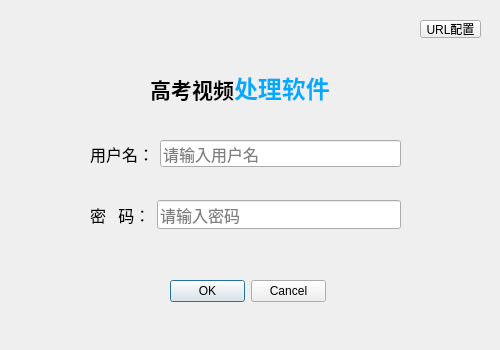
<?xml version="1.0" encoding="UTF-8"?>
<ui version="4.0">
 <class>LoginDialog</class>
 <widget class="QDialog" name="LoginDialog">
  <property name="geometry">
   <rect>
    <x>0</x>
    <y>0</y>
    <width>500</width>
    <height>350</height>
   </rect>
  </property>
  <property name="windowTitle">
   <string>高考视频处理软件</string>
  </property>
  <widget class="QDialogButtonBox" name="buttonLogin">
   <property name="geometry">
    <rect>
     <x>170</x>
     <y>280</y>
     <width>156</width>
     <height>23</height>
    </rect>
   </property>
   <property name="orientation">
    <enum>Qt::Horizontal</enum>
   </property>
   <property name="standardButtons">
    <set>QDialogButtonBox::Cancel|QDialogButtonBox::Ok</set>
   </property>
  </widget>
  <widget class="QLabel" name="label_title">
   <property name="geometry">
    <rect>
     <x>150</x>
     <y>70</y>
     <width>180</width>
     <height>31</height>
    </rect>
   </property>
   <property name="font">
    <font>
     <family>微软雅黑</family>
     <pointsize>16</pointsize>
     <weight>75</weight>
     <bold>true</bold>
    </font>
   </property>
   <property name="text">
    <string>&lt;html&gt;&lt;head/&gt;&lt;body&gt;&lt;p align=&quot;center&quot;&gt;高考视频&lt;span style=&quot; font-size:18pt; color:#00aaff;&quot;&gt;处理软件&lt;/span&gt;&lt;/p&gt;&lt;/body&gt;&lt;/html&gt;</string>
   </property>
  </widget>
  <widget class="QToolButton" name="toolButton">
   <property name="geometry">
    <rect>
     <x>420</x>
     <y>20</y>
     <width>61</width>
     <height>18</height>
    </rect>
   </property>
   <property name="styleSheet">
    <string notr="true"/>
   </property>
   <property name="text">
    <string>URL配置</string>
   </property>
  </widget>
  <widget class="QWidget" name="layoutWidget">
   <property name="geometry">
    <rect>
     <x>90</x>
     <y>130</y>
     <width>311</width>
     <height>47</height>
    </rect>
   </property>
   <layout class="QHBoxLayout" name="horizontalLayout_2">
    <property name="topMargin">
     <number>10</number>
    </property>
    <property name="bottomMargin">
     <number>10</number>
    </property>
    <item>
     <widget class="QLabel" name="label">
      <property name="font">
       <font>
        <family>微软雅黑</family>
        <pointsize>12</pointsize>
        <weight>50</weight>
        <italic>false</italic>
        <bold>false</bold>
       </font>
      </property>
      <property name="styleSheet">
       <string notr="true">font: 12pt &quot;微软雅黑&quot;;</string>
      </property>
      <property name="text">
       <string>用户名：</string>
      </property>
     </widget>
    </item>
    <item>
     <widget class="QLineEdit" name="lineEdit_username">
      <property name="font">
       <font>
        <family>微软雅黑</family>
        <pointsize>12</pointsize>
       </font>
      </property>
      <property name="autoFillBackground">
       <bool>false</bool>
      </property>
      <property name="placeholderText">
       <string>请输入用户名</string>
      </property>
     </widget>
    </item>
   </layout>
  </widget>
  <widget class="QWidget" name="layoutWidget">
   <property name="geometry">
    <rect>
     <x>90</x>
     <y>200</y>
     <width>311</width>
     <height>29</height>
    </rect>
   </property>
   <layout class="QHBoxLayout" name="horizontalLayout_3">
    <item>
     <widget class="QLabel" name="label_2">
      <property name="font">
       <font>
        <family>微软雅黑</family>
        <pointsize>12</pointsize>
        <weight>50</weight>
        <italic>false</italic>
        <bold>false</bold>
       </font>
      </property>
      <property name="styleSheet">
       <string notr="true">font: 12pt &quot;微软雅黑&quot;;</string>
      </property>
      <property name="text">
       <string>密   码：</string>
      </property>
     </widget>
    </item>
    <item>
     <widget class="QLineEdit" name="lineEdit_password">
      <property name="font">
       <font>
        <family>微软雅黑</family>
        <pointsize>12</pointsize>
       </font>
      </property>
      <property name="echoMode">
       <enum>QLineEdit::Password</enum>
      </property>
      <property name="placeholderText">
       <string>请输入密码</string>
      </property>
     </widget>
    </item>
   </layout>
  </widget>
  <zorder>toolButton</zorder>
  <zorder>layoutWidget</zorder>
  <zorder>layoutWidget</zorder>
  <zorder>buttonLogin</zorder>
  <zorder>label_title</zorder>
 </widget>
 <resources/>
 <connections>
  <connection>
   <sender>buttonLogin</sender>
   <signal>accepted()</signal>
   <receiver>LoginDialog</receiver>
   <slot>accept()</slot>
   <hints>
    <hint type="sourcelabel">
     <x>248</x>
     <y>254</y>
    </hint>
    <hint type="destinationlabel">
     <x>157</x>
     <y>274</y>
    </hint>
   </hints>
  </connection>
  <connection>
   <sender>buttonLogin</sender>
   <signal>rejected()</signal>
   <receiver>LoginDialog</receiver>
   <slot>reject()</slot>
   <hints>
    <hint type="sourcelabel">
     <x>316</x>
     <y>260</y>
    </hint>
    <hint type="destinationlabel">
     <x>286</x>
     <y>274</y>
    </hint>
   </hints>
  </connection>
 </connections>
</ui>
